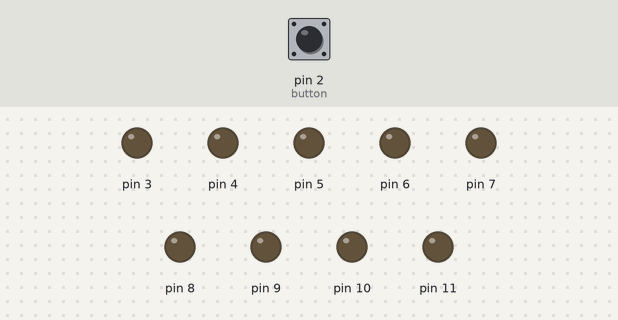
Bench run of a sketch on a simulated Arduino Uno, built with avr-gcc and run on an emulated ATmega328P. Parts: output pins drawn as LEDs (lit = HIGH). The test bench sets the inputs (shaded band); at power-on: pin 2 (button) HIGH.

Above: at 1.2 s.
1.3 s: pin 2 (button) pulled LOW for 0.15 s
At 1.4 s:
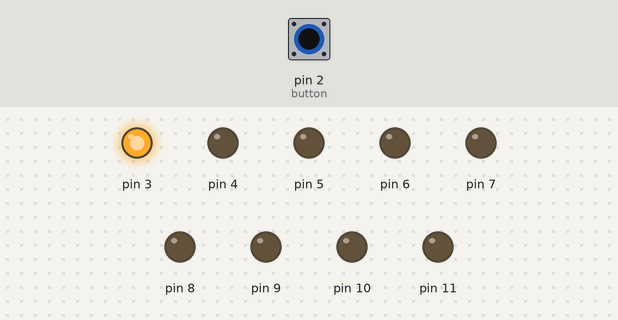
4.3 s: pin 2 (button) pulled LOW for 1 s
At 5.4 s:
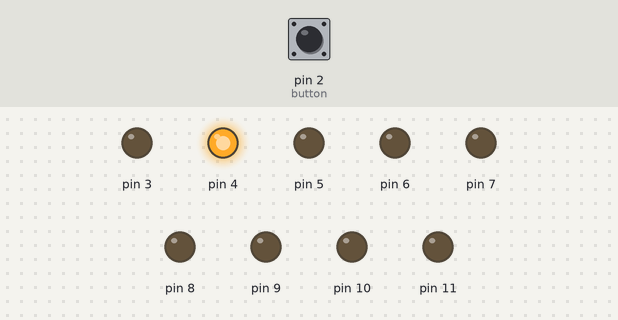
7.6 s: pin 2 (button) pulled LOW for 3.2 s
At 11.1 s:
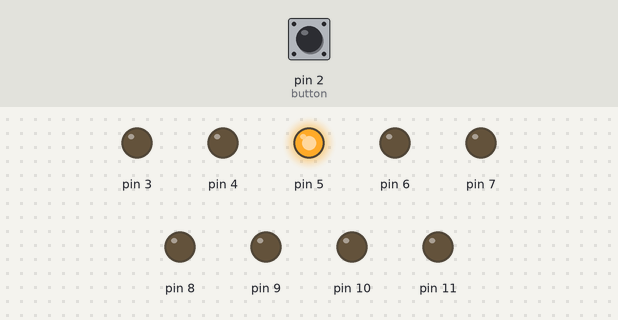
Timing chart, 0 to 13.9 s (numbered marks = the images above; inputs shaded):
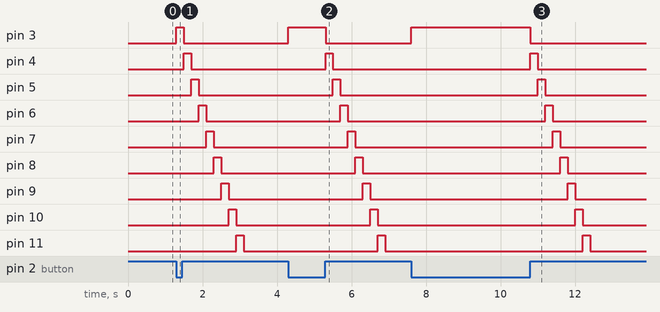

Measured:
- after the input at 1.3 s, pin 3: LOW → HIGH at once, → LOW 0.20 s later; pin 4: LOW → HIGH after 0.20 s, → LOW 0.20 s later; pin 5: LOW → HIGH after 0.40 s, → LOW 0.20 s later; pin 6: LOW → HIGH after 0.60 s, → LOW 0.20 s later; pin 7: LOW → HIGH after 0.80 s, → LOW 0.20 s later
- after the input at 4.3 s, pin 3: LOW → HIGH at once, → LOW 1.0 s later; pin 4: LOW → HIGH after 1.0 s, → LOW 0.20 s later; pin 5: LOW → HIGH after 1.2 s, → LOW 0.20 s later; pin 6: LOW → HIGH after 1.4 s, → LOW 0.20 s later; pin 7: LOW → HIGH after 1.6 s, → LOW 0.20 s later
- after the input at 7.6 s, pin 3: LOW → HIGH at once, → LOW 3.2 s later; pin 4: LOW → HIGH after 3.2 s, → LOW 0.20 s later; pin 5: LOW → HIGH after 3.4 s, → LOW 0.20 s later; pin 6: LOW → HIGH after 3.6 s, → LOW 0.20 s later; pin 7: LOW → HIGH after 3.8 s, → LOW 0.20 s later

The sketch:

6.LED_9__toggle_with_PORT_resister_interrupt.ino
```cpp
const uint8_t button=2; // here i use contant unsign interger for 8 bit microcontroller
int i=0;
int j=0;
void setup() {
  DDRD = B11111000; // set direction of registor
  DDRB = B00001111; // set direction of registor

  // set pin-2 to pull-up input
  DDRD &= ~(1<<button);  //pinMode(2,INPUT_PULLUP);
  PORTD |= (1<<button); //pull-up pin-2.

  //low level of INT0 generates interrupt
  EICRA &= ~(1<<ISC01);
  EICRA &= ~(1<<ISC00);

  //enable interrupt for INT0
  EIMSK |=(1<<INT0);

  //enable globle interrupt
  sei();
}

void loop()
{ int READ;
  READ = (PIND >> 2 & B00000100 >> 2); // read B3 = pin 2
    if(READ == 0)
    {
      for(i=0;i<=4;i++)
      {
        PORTD |= (1 << i+3);
        delay(200);
        PORTD &= ~B11111000;
      }
      for(j=0;j<=3;j++)
      {
        PORTB |= (1 << j);
        delay(200);
        PORTB &= ~B00001111;
      }
    }
}

ISR(INT0_vect)
{
  //PORTD &=! (B11111000);
  i=0;
  j=0;
  //PORTD ^= (1<<led);
}
```
